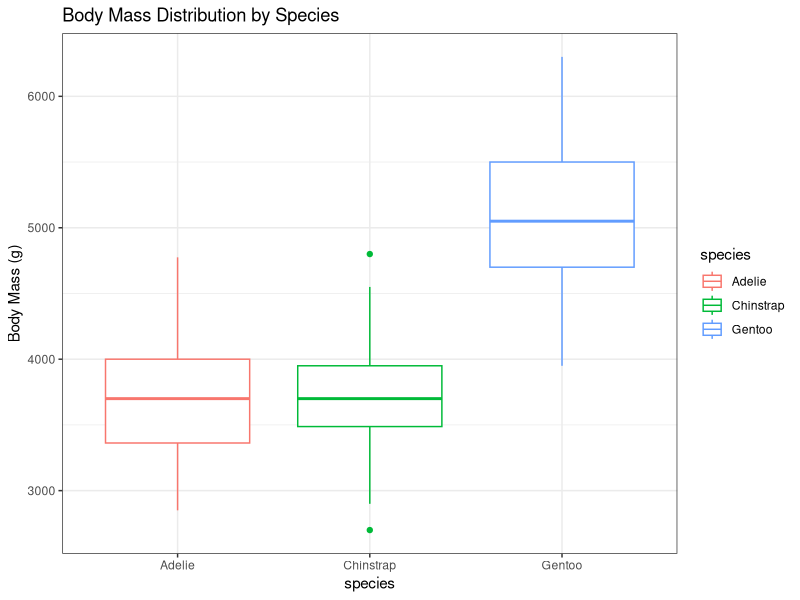
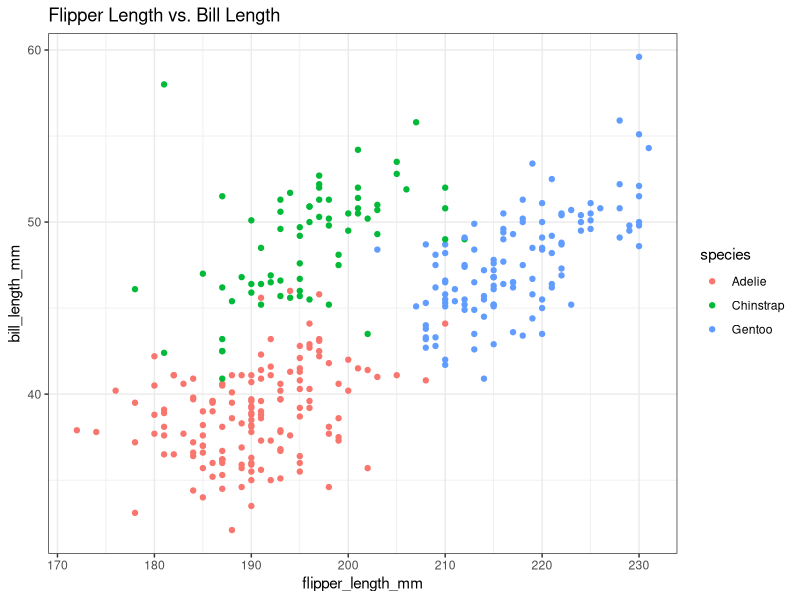
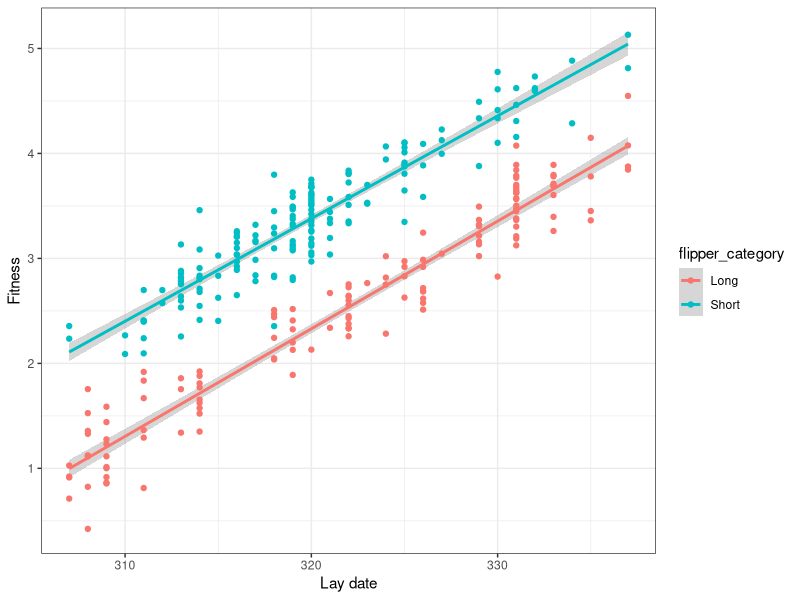
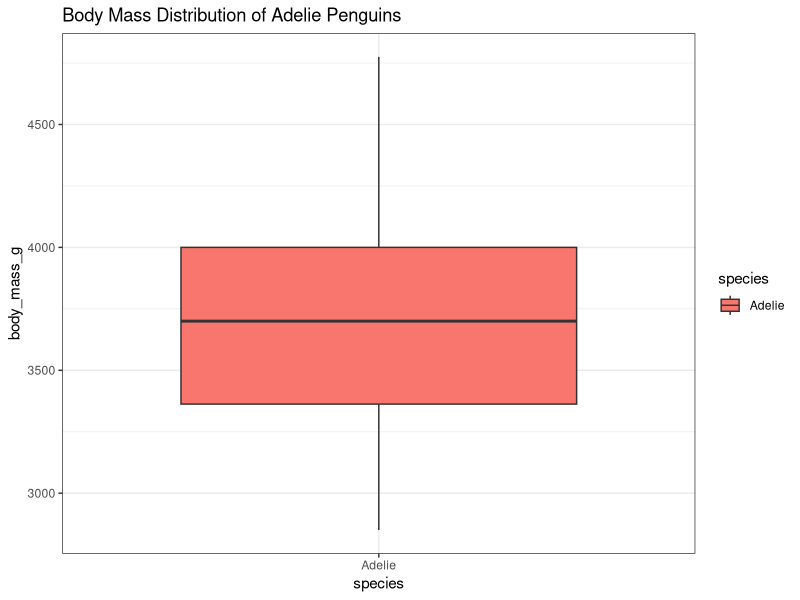

Write the R code that produced these figures, in order.
# Install the package only if missing
if (!requireNamespace("palmerpenguins", quietly = TRUE)) install.packages("palmerpenguins")

# Load packages ----
library(palmerpenguins)
library(dplyr)
library(ggplot2) #load ggplot!
library(lubridate) #load lubridate!

# Check package versions for reproducible workflow ----
packageVersion("palmerpenguins") #‘0.1.1’
packageVersion("dplyr") #‘1.1.3’
packageVersion("ggplot2") #‘3.5.0’
packageVersion("lubridate") #‘1.9.3’

# Load dataset and remove NAs  ----
data("penguins")
penguins <- na.omit(penguins) # option: overwrite original `penguins` object, to keep the environment clean

# Categorize body mass ----
penguins <- penguins %>%
  mutate(body_mass_category = ifelse(body_mass_g > 4000, "Large", "Small"))

# Generate random sample ----
set.seed(123) #Set seed for reproducibility!
penguins <- penguins %>%
  mutate(randSample = sample(1:100, n(), replace = TRUE))

# Calculate mean bill length and flipper length by species 
species_summary <- penguins %>%
  group_by(species) %>% #Use group_by and summarize!
  summarize(mean_bill_length = mean(bill_length_mm, na.rm = TRUE),
            mean_flipper_length = mean(flipper_length_mm, na.rm = TRUE),
            mean_body_mass = mean(body_mass_g, na.rm = TRUE))

print(species_summary) #visualize the result!

# Calculate Mean Mass ----
# option1: use loop
species_unique <- unique(penguins$species)
mean_mass <- setNames(numeric(length(species_unique)), species_unique)

for (spec in species_unique) {
  mean_mass[spec] <- mean(penguins$body_mass_g[penguins$species == spec], na.rm = TRUE)
}

print(mean_mass)

# option2: groupby and summarize
species_mass <- penguins %>%
  group_by(species) %>%
  summarize(mean_body_mass = mean(body_mass_g, na.rm = TRUE))

print(species_mass)

# Categorize flipper length ----
penguins <- penguins %>% #no loop is needed! 
  mutate(flipper_category = case_when(flipper_length_mm > 200 ~ "Long", #keep naming consistent (e.g. always snake_case)
                                      TRUE ~ "Short"))

# Merge IDs into the dataset ----

# Select variables based on column name 
#options: overwrite or create a new df
penguins_raw_edited <- penguins_raw %>% select(
  "Culmen Length (mm)", "Culmen Depth (mm)", "Flipper Length (mm)",
  "Body Mass (g)", "Date Egg", "Clutch Completion")

# Rename variables to match the penguin dataset
penguins_raw_edited <- penguins_raw_edited %>% rename(
  "bill_length_mm" = "Culmen Length (mm)",
  "bill_depth_mm" = "Culmen Depth (mm)",
  "flipper_length_mm" = "Flipper Length (mm)",
  "body_mass_g" = "Body Mass (g)",
  "Date_egg" = "Date Egg",
  "Clutch_completion" = "Clutch Completion")

# Merge into the penguin dataset:
# Separated over lines & specify merge for x variable 
penguins <- merge(x = penguins, y = penguins_raw_edited, 
                  by = c("bill_length_mm","bill_depth_mm",
                         "flipper_length_mm","body_mass_g"), 
                  all.x = T)

# Generate fitness ----
constant1 <- 0.1 # constant for the variable Egg_date, also does not overwrite c
constant2 <- 1 # constant2 for the variable flipper_category

# Change egg date variable into julian egg day 
penguins$Lay_date <- lubridate::yday(as.Date(penguins$"Date_egg"))

# Generate fitness, does not overwrite 
penguins$W = ifelse(penguins$Clutch_completion  == "Yes",
                    1.5 + scale(penguins$Lay_date, center = TRUE, scale = FALSE) * constant1 +
                      as.numeric(as.factor(penguins$flipper_category))* constant2 +
                      + rnorm(nrow(penguins), mean = 0, sd = 0.25),
                    0) 

# Filter for only breeding individuals
breeders <- penguins %>% filter(Clutch_completion == "Yes")

# Linear model
lm_mod1 <- lm(W ~ flipper_category + Lay_date, 
              data = breeders) 

summary(lm_mod1)

# Filter Adelie penguins 
adeliePenguins <- penguins %>%
  filter(species == "Adelie")

# Plots ----

# Generate boxplot for body mass by species
ggplot(penguins, aes(x = species, y = body_mass_g, color = species)) +
  geom_boxplot() +
  theme_bw() +
  labs(title = "Body Mass Distribution by Species", y = "Body Mass (g)")

# Generate scatter plot for flipper length vs. bill length
ggplot(penguins, aes(x = flipper_length_mm, y = bill_length_mm, color = species)) +
  geom_point() +
  theme_bw() + #Consistent theme!
  labs(title = "Flipper Length vs. Bill Length") #add labels

# Generate scatter and line plot for fitness vs. lay date
ggplot(breeders, aes(x = Lay_date, y = W, 
                     group = flipper_category, colour = flipper_category)) +
  geom_smooth(method = "lm") +
  geom_point() +
  theme_bw() +
  labs(y = "Fitness", x = "Lay date")

# Generate boxplot for Adelie penguins with correct color mapping
ggplot(adeliePenguins, aes(x = species, y = body_mass_g, fill = species)) +
  geom_boxplot() +
  theme_bw() +
  labs(title = "Body Mass Distribution of Adelie Penguins")

# Save data as CSV ----
# When working with Rprojects no local path needs to be specified (reproducible!)

# Save the Adelie pinguin dataset as CSV.
write.csv(adeliePenguins, "Adelie_pinguin_data.csv", row.names = FALSE)

# If you want the date in the saved dataset
write.csv(adeliePenguins, paste(getwd(),"//","Adelie_pinguin_data_",
                                format(Sys.Date(), "%d.%m.%Y"), ".csv", sep = ""), 
          row.names = FALSE)

# End of script ----

